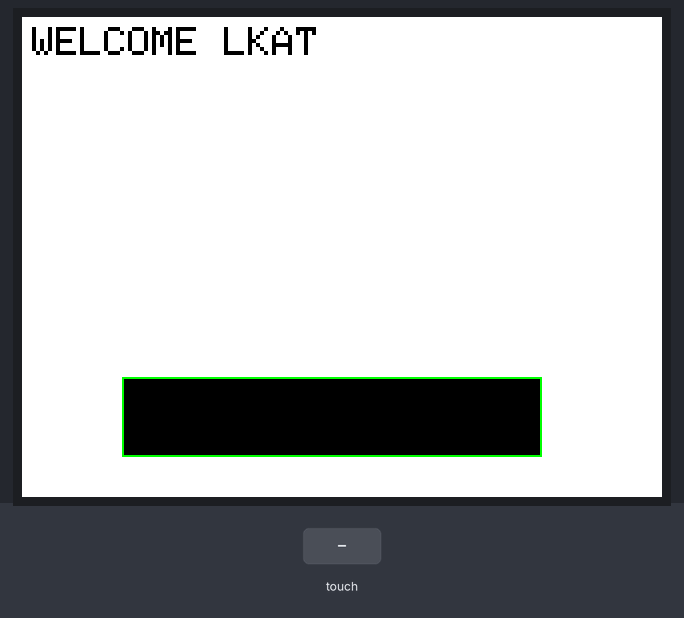
This sketch was run on a simulated Arduino Uno, built with avr-gcc and run on an emulated ATmega328P. Parts: 320×240 colour display. The test bench sets the inputs (shaded band). What the sketch prints to the serial monitor is not drawn.

Above: at 1.4 s.
1.5 s: touch panel pressed at 38 % / 50 % of its raw x / y range
At 2.1 s:
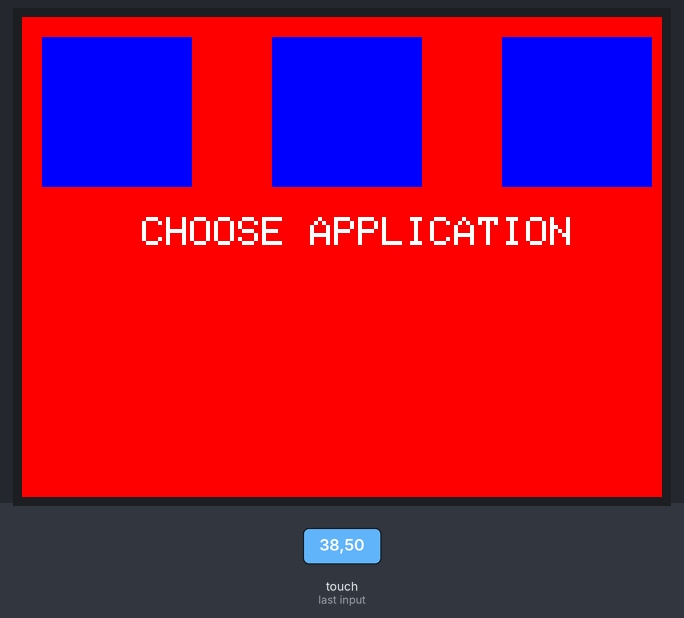
3.0 s: touch panel pressed at 13 % / 10 % of its raw x / y range
At 4.0 s:
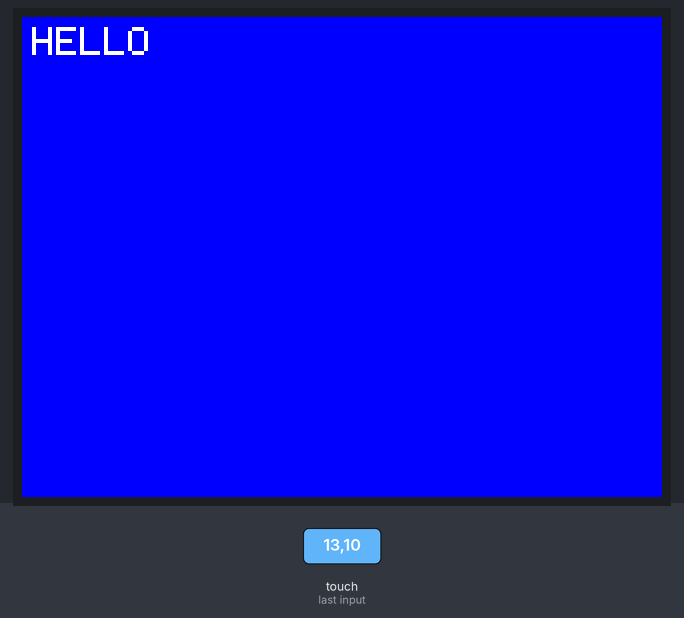
Timing chart, 0 to 6.0 s (numbered marks = the images above; inputs shaded):
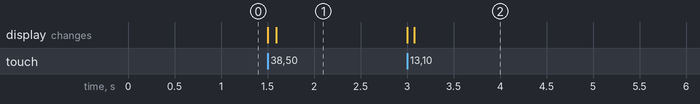

Measured:
- after the input at 1.5 s, the display: first changes at once (image 1 shows a later state)
- after the input at 3.0 s, the display: first changes at once (image 2 shows a later state)

The sketch:

Touchscreen-GUI-EXperiment.ino
```cpp
// You need to just currentscreen vairaible,
//if statements

// create numbers for the vari
#include <Adafruit_GFX.h>
#include <Adafruit_TFTLCD.h>
#include <TouchScreen.h>
#include <stdint.h>

#define LCD_CS A3
#define LCD_CD A2
#define LCD_WR A1
#define LCD_RD A0
#define LCD_RESET A4
// these pins define the pins being used by the Arduino^^
#define TS_MINX 122
#define TS_MINY 111
#define TS_MAXX 942
#define TS_MAXY 890
#define YP A3
#define XM A2
#define YM 9
#define XP 8
// this code calibrates the screen
Adafruit_TFTLCD tft(LCD_CS, LCD_CD, LCD_WR, LCD_RD, LCD_RESET);


TouchScreen ts = TouchScreen(XP, YP, XM, YM, 300);
// these define the pins used to activate the screen
#define BLACK 0x0000
#define BLUE 0x001F
#define RED 0xF800
#define GREEN 0x07E0
#define CYAN 0x07FF
#define MAGENTA 0xf81F
#define YELLOW 0xFFE0
#define WHITE 0xFFFF


int currentscreen = 0;
bool Camera = 0;
bool tracker = false;
bool Homevar = false;
bool backbutton = 1;
bool welcome = true;

void Home() {
  tft.fillScreen(RED);
  tft.setCursor(60, 100);
  tft.setTextSize(2);
  tft.print("CHOOSE APPLICATION");
  tft.fillRect(10, 10, 75, 75, BLUE);
  tft.fillRect(125, 10, 75, 75, BLUE);
  tft.fillRect(240, 10, 75, 75, BLUE);
  // creating buttons for applications, first test out using LED's
}
void Welcome() {
  tft.fillScreen(WHITE);                //WHat to fill the screen colour with- colours stated above
  tft.drawRect(0, 0, 319, 240, WHITE);  //the rectangularshape that the screen fills
  tft.setCursor(5, 5);                  //set cursor is where text will begin on the screen, top right corner of the text
  tft.setTextColor(BLACK);
  tft.setTextSize(2);
  tft.print("WELCOME LKAT");
  //add parameters
  tft.fillRect(50, 180, 210, 40, BLACK);
  tft.drawRect(50, 180, 210, 40, GREEN);
  tft.setCursor(60, 190);
  tft.setTextColor(WHITE);
  tft.setTextSize(2);
}

void LED() {
  tft.setCursor(5, 5);
  tft.fillScreen(BLUE);
  tft.print("HELLO");
}


void setup(void) {
  tft.width(); //int16_t width(void);
tft.height(); //int16_t height(void);
Serial.begin(9600);
  tft.reset();
  uint16_t identifier = tft.readID();

  tft.begin(identifier);
  tft.setRotation(1);  //changing this value between 1 and 0 will change the layout of the text on screen. landscape portarait
  currentscreen = 0;

  Welcome();
}

void loop(void) {

  TSPoint p = ts.getPoint();
    int16_t t_x = map(p.x, TS_MINX, TS_MAXX, tft.width(), 0);
  int16_t t_y = (tft.height()-map(p.y, TS_MINY, TS_MAXY, tft.height(), 0));
  if (p.z > ts.pressureThreshhold) {
       p.y = map(p.y, TS_MINY, TS_MAXY, 0, 480);
    p.x = map(p.x, TS_MINX, TS_MAXX, 0, 320);
pinMode(XP, OUTPUT);
  pinMode(XM, OUTPUT);
  pinMode(YP, OUTPUT);
  pinMode(YM, OUTPUT);

     Serial.println( p.x);
Serial.println(p.y );
    //set screen resolution


  if (currentscreen == 0 ) {
    if (p.x > 50 && p.x < 260 && p.y > 180 && p.y < 300) {

      currentscreen = 1;

      Homevar = true;
            Home();
    }
  }


    if (currentscreen == 1 && Homevar==true ){
          //p.y = map(p.y, TS_MINY, TS_MAXY, 0, 480);
   //p.x = map(p.x, TS_MINX, TS_MAXX, 0, 320);
//p.x= map(p.x, TS_MINX,  TS_MAXX, 0, tft.height());
//p.y= map(p.y, TS_MINY,  TS_MAXY, 0, tft.width());
    //check coordinates, screen has rotated


    if( p.y > 0 && p.y <85 && p.x >0 && p.x < 85) {
      LED();
      currentscreen = 2;
    }
    //other if
  }

  }
}
```
